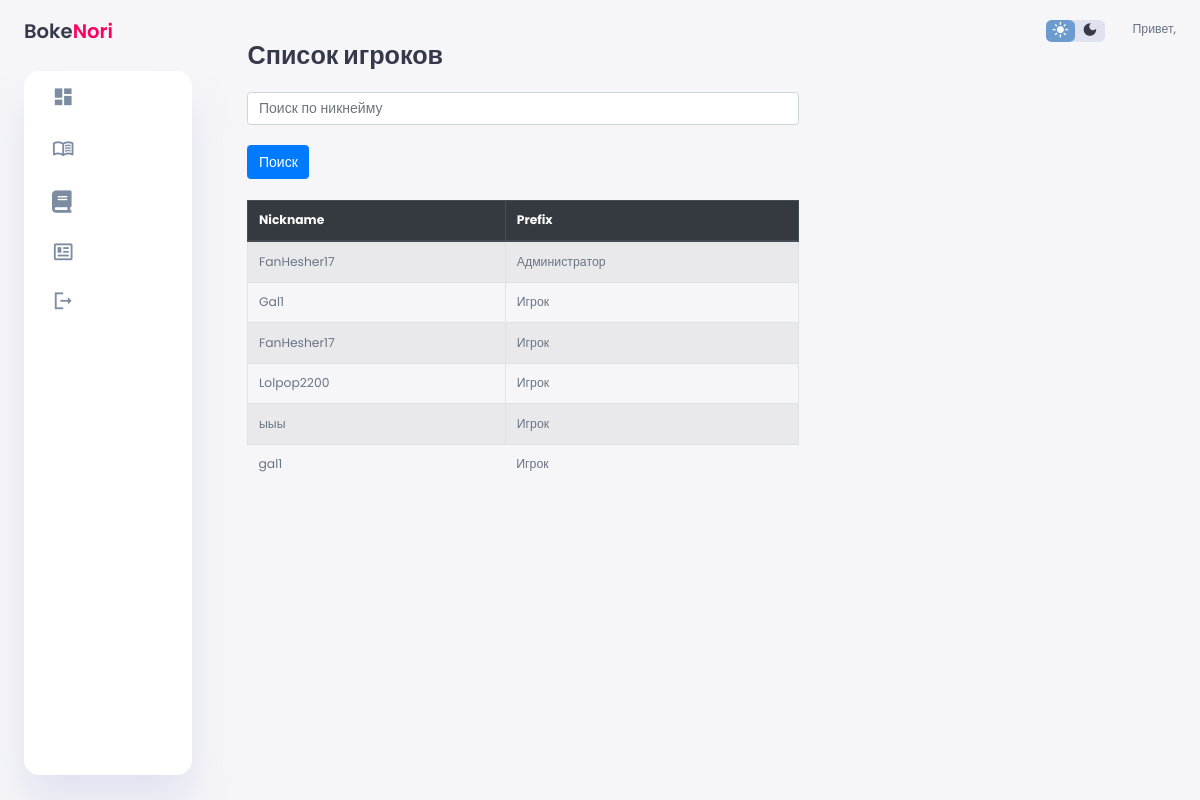
Screenshot of /players/ with the database file from the repository.
### applications/models.py (models this page shows, shortened)
class MinecraftUser(models.Model):
    user = models.OneToOneField(User, on_delete=models.CASCADE)
    nickname = models.CharField(max_length=100)
    prefix = models.ForeignKey(Prefix, on_delete=models.SET_NULL, null=True, blank=True)
    status = models.ForeignKey(Status, on_delete=models.SET_NULL, null=True, blank=True)

class Prefix(models.Model):
    name = models.CharField(max_length=100)

### applications/views.py (the view)
# urls.py: path('players/', views.player_list, name='player_list'),
def player_list(request):
    search_query = request.GET.get('search', '')
    if search_query:
        players = MinecraftUser.objects.filter(nickname__icontains=search_query)
    else:
        players = MinecraftUser.objects.all()
    return render(request, 'player_list.html', {'players': players})

### applications/models.py (called while the page is built)
    def __str__(self):
        return self.name

### applications/templates/player_list.html (shortened to what this page needs)
{% extends 'base.html' %}
{% block content %}
<div class="container mt-4">
    <h1 class="mb-4">Список игроков</h1>
    <form method="GET" action="{% url 'player_list' %}">
        <div class="form-group">
            <input type="text" name="search" class="form-control" placeholder="Поиск по никнейму" value="{{ request.GET.search }}">
        </div>
        <button type="submit" class="btn btn-primary">Поиск</button>
    </form>
    <div class="table-responsive mt-4">
        <table class="table table-striped table-bordered">
            <thead class="thead-dark">
                <tr>
                    <th scope="col">Nickname</th>
                    <th scope="col">Prefix</th>
                </tr>
            </thead>
            <tbody>
                {% for player in players %}
                <tr>
                    <td>{{ player.nickname }}</td>
                    <td>{{ player.prefix.name|default:"-" }}</td>
                </tr>
                {% endfor %}
            </tbody>
        </table>
    </div>
</div>
{% endblock %}

### applications/templates/base.html (shortened to what this page needs)
{% load static %}
<!DOCTYPE html>
<html lang="en">
<head>
    <link rel="stylesheet" href="https://cdn.jsdelivr.net/npm/bootstrap@4.3.1/dist/css/bootstrap.min.css">
    <link rel="stylesheet" href="{% static 'css/style.css' %}">
</head>
<body>
    <div class="container1">
        <div class="sakura">
        </div>
    </div>
    <div class="container-custom">
        <aside>
            <div class="toggle">
                <div class="logo-custom">
                    <h2>Boke<span class="danger">Nori </span></h2>
                </div>
            </div>
            <div class="sidebar-custom">
                <a href="{% url 'index' %}" {% if request.path == '/' %} class="active" {% endif %}>
                    <span class="material-icons-sharp">
                    </span>
                </a>
                <a href="{% url 'rules' %}" {% if request.path == '/rules/' %} class="active" {% endif %} >
                    <span class="material-symbols-outlined">
                        </span>
                </a>
                    <a href="{% url 'apply' %}"  {% if request.path == '/apply/' %} class="active" {% endif %}>
                        <span class="material-icons-sharp">
                            <i class="fa-solid fa-book"></i>
                        </span>
                    </a>
                    <a href="{% url 'news_list' %}" {% if request.path == '/news/' %} class="active" {% endif %}>
                        <span class="material-symbols-outlined">
                            </span>
                        </a>
                    <a href="{% url 'logout' %}">
                        <span class="material-icons-sharp">
                        </span>
                    </a>
                </div>
    </aside>
        <main>
            {% block content %}  {% endblock %}
        </main>
        <div class="right-section-custom">
            <div class="nav-custom">
                <div class="dark-mode">
                    <span class="material-icons-sharp active">
                    </span>
                    <span class="material-icons-sharp">
                    </span>
                </div>
                <div class="profile">
                    <div class="info">
                        <p>Привет, <strong>{{ user.username }}</strong></p>
                    </div>
                </div>
            </div>
</body>
</html>

### rows the page displays
MinecraftUser: nickname "FanHesher17", prefix.name "Администратор"
MinecraftUser: nickname "Gal1", prefix.name "Игрок"
MinecraftUser: nickname "FanHesher17", prefix.name "Игрок"
MinecraftUser: nickname "Lolpop2200", prefix.name "Игрок"
MinecraftUser: nickname "ыыы", prefix.name "Игрок"
MinecraftUser: nickname "gal1", prefix.name "Игрок"
